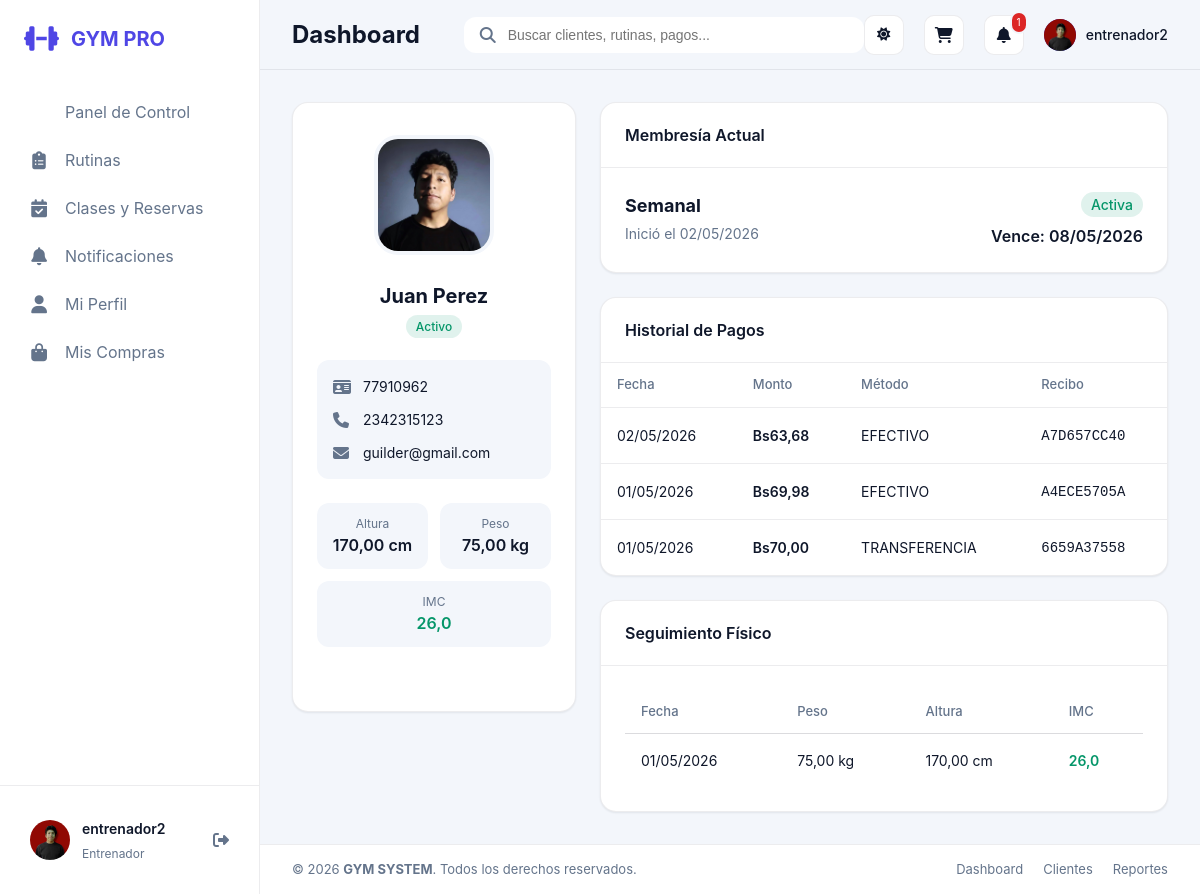
The app's page /clientes/detalle/2/ (signed in), older data.
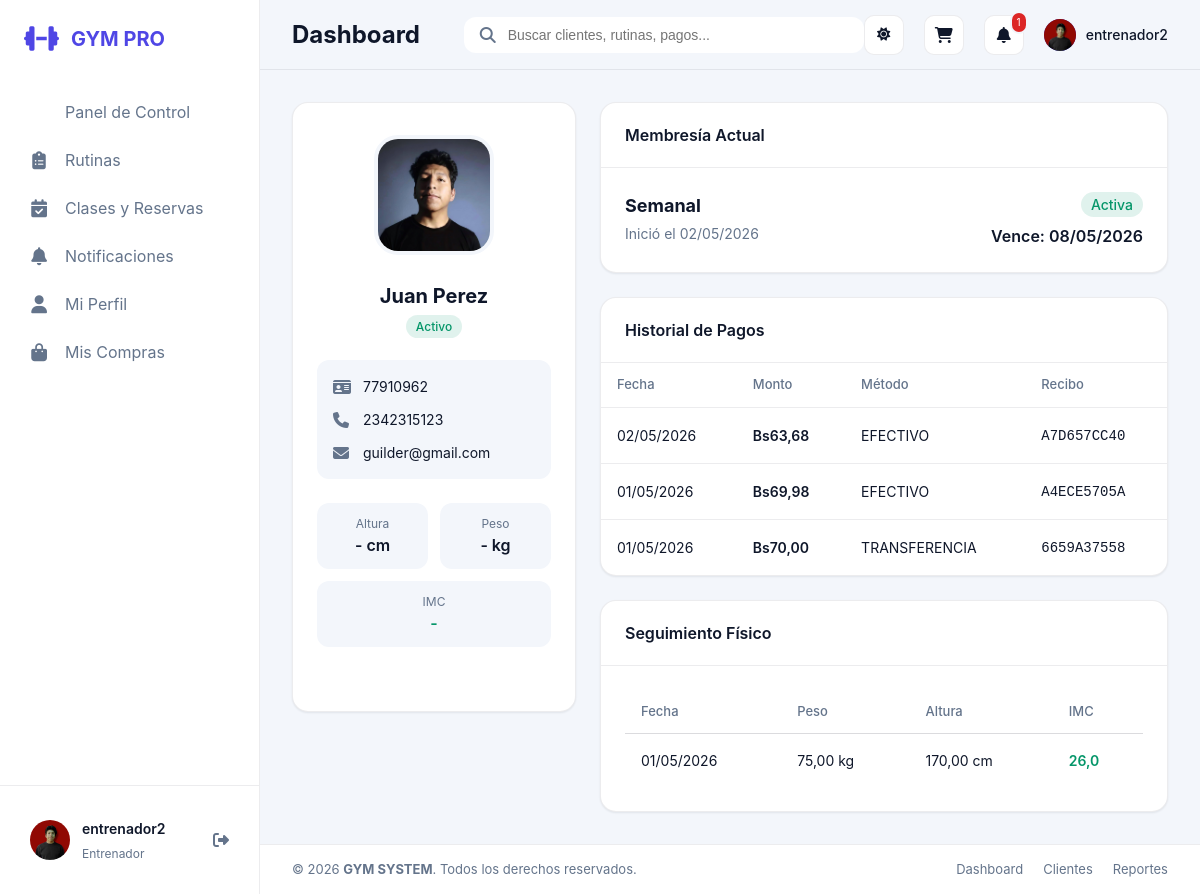
The same page, newer data.
### apps/clients/models.py (models this page shows, shortened)
class Client(models.Model):
    first_name = models.CharField(max_length=120)
    last_name = models.CharField(max_length=120)
    ci = models.CharField(max_length=40, unique=True)
    phone = models.CharField(max_length=40)
    email = models.EmailField(blank=True)
    profile_photo = models.ImageField(upload_to='clientes/', blank=True, null=True)
    join_date = models.DateField(default=timezone.now)
    is_active = models.BooleanField(default=True)
    height_cm = models.DecimalField(max_digits=5, decimal_places=2, blank=True, null=True)
    weight_kg = models.DecimalField(max_digits=5, decimal_places=2, blank=True, null=True)
    trainer = models.ForeignKey(Trainer, on_delete=models.SET_NULL, blank=True, null=True, related_name='clients')
    notes = models.TextField(blank=True)
    @property
    def full_name(self):
        return f'{self.first_name} {self.last_name}'
    @property
    def bmi(self):
        if self.height_cm and self.weight_kg:
            meters = self.height_cm / 100
            return round(self.weight_kg / (meters * meters), 1)
        return None

### apps/clients/views.py (the view)
# urls.py: path('detalle/<int:client_id>/', views.client_detail, name='client_detail'),
@role_required(UserProfile.ROLE_ADMIN, UserProfile.ROLE_RECEPTION, UserProfile.ROLE_TRAINER, UserProfile.ROLE_CLIENT)
def client_detail(request, client_id):
    client = get_object_or_404(_get_role_scoped_clients(request), id=client_id)
    memberships = client.memberships.all().order_by('-start_date')
    payments = client.payments.all().order_by('-date')
    physical_history = client.physical_history.all().order_by('-date')
    physical_history_rows = []
    for item in physical_history:
        bmi = None
        try:
            if item.height_cm and item.weight_kg:
                height_m = Decimal(item.height_cm) / Decimal('100')
                if height_m != 0:
                    bmi = round(Decimal(item.weight_kg) / (height_m * height_m), 1)
        except (InvalidOperation, ZeroDivisionError):
            bmi = None
        physical_history_rows.append({
            'item': item,
            'bmi': bmi,
        })
    context = {
        'client': client,
        'memberships': memberships,
        'payments': payments,
        'physical_history': physical_history,
        'physical_history_rows': physical_history_rows,
    }
    return render(request, 'clients/client_detail.html', context)

### apps/clients/views.py (called while the page is built)
def _get_role_scoped_clients(request):
    role = get_user_role(request.user)
    clients = Client.objects.all()
    if role == UserProfile.ROLE_TRAINER:
        trainer = get_linked_trainer(request.user)
        clients = clients.filter(trainer=trainer)
    elif role == UserProfile.ROLE_CLIENT:
        client = get_linked_client(request.user)
        clients = clients.filter(id=client.id if client else None)
    return clients

### apps/core/models.py (called while the page is built)
    @property
    def role_label(self):
        return self.get_role_display()

### apps/core/permissions.py (called while the page is built)
def get_user_profile(user):
    if not user or not user.is_authenticated:
        return None
    default_role = UserProfile.ROLE_ADMIN if user.is_superuser else UserProfile.ROLE_RECEPTION
    profile, _ = UserProfile.objects.get_or_create(
        user=user,
        defaults={'role': default_role},
    )
    if user.is_superuser and profile.role != UserProfile.ROLE_ADMIN:
        profile.role = UserProfile.ROLE_ADMIN
        profile.save(update_fields=['role'])
    return profile

def get_role_label(role):
    return ROLE_LABELS.get(role, 'Sin rol')

def get_linked_client(user):
    profile = get_user_profile(user)
    return profile.client if profile else None

### templates/clients/client_detail.html (shortened to what the changed rows need)
{% extends 'base.html' %}
{% block content %}
<div class="dashboard-grid" style="grid-template-columns: 1fr 2fr;">
    <div class="grid-left">
        <div class="card" style="text-align: center; padding: 32px 24px;">
            {% if client.profile_photo %}
            <img src="{{ client.profile_photo.url }}" style="width: 120px; height: 120px; border-radius: 24px; object-fit: cover; margin-bottom: 20px; border: 4px solid var(--bg-body);">
            {% else %}
            <img src="https://ui-avatars.com/api/?name={{ client.full_name }}&background=6366f1&color=fff&size=120" style="width: 120px; height: 120px; border-radius: 24px; margin-bottom: 20px;">
            {% endif %}
            <h3 style="font-size: 20px; margin-bottom: 4px;">{{ client.full_name }}</h3>
            <p style="color: var(--text-muted); font-size: 14px; margin-bottom: 24px;">
                {% if client.is_active %}
                <span class="badge-status status-active">Activo</span>
                {% else %}
                <span class="badge-status status-expired">Inactivo</span>
                {% endif %}
            </p>
            <div style="text-align: left; background: var(--bg-body); padding: 16px; border-radius: 12px; margin-bottom: 24px;">
                <div style="margin-bottom: 12px; display: flex; align-items: center; gap: 10px;">
                    <i class="fas fa-id-card" style="color: var(--text-muted); width: 20px;"></i>
                    <span style="font-size: 14px;">{{ client.ci }}</span>
                </div>
                <div style="margin-bottom: 12px; display: flex; align-items: center; gap: 10px;">
                    <i class="fas fa-phone" style="color: var(--text-muted); width: 20px;"></i>
                    <span style="font-size: 14px;">{{ client.phone }}</span>
                </div>
                <div style="display: flex; align-items: center; gap: 10px;">
                    <i class="fas fa-envelope" style="color: var(--text-muted); width: 20px;"></i>
                    <span style="font-size: 14px;">{{ client.email|default:"Sin email" }}</span>
                </div>
            </div>
            <div style="display: grid; grid-template-columns: 1fr 1fr; gap: 12px;">
                <div style="background: var(--bg-body); padding: 12px; border-radius: 12px;">
                    <span style="display: block; font-size: 12px; color: var(--text-muted);">Altura</span>
                    <span style="font-weight: 600;">{{ client.height_cm|default:"-" }} cm</span>
                </div>
                <div style="background: var(--bg-body); padding: 12px; border-radius: 12px;">
                    <span style="display: block; font-size: 12px; color: var(--text-muted);">Peso</span>
                    <span style="font-weight: 600;">{{ client.weight_kg|default:"-" }} kg</span>
                </div>
                <div style="background: var(--bg-body); padding: 12px; border-radius: 12px; grid-column: span 2;">
                    <span style="display: block; font-size: 12px; color: var(--text-muted);">IMC</span>
                    <span style="font-weight: 600; color: var(--color-success);">{{ client.bmi|default:"-" }}</span>
                </div>
            </div>
        </div>
    </div>
    <div class="grid-right">
        <div class="card" style="margin-bottom: 24px;">
            <div class="card-body" style="padding: 0;">
                <div class="table-container">
                    <table>
                        <thead>
                            <tr>
                                <th>Fecha</th>
                                <th>Monto</th>
                                <th>Método</th>
                                <th>Recibo</th>
                            </tr>
                        </thead>
                    </table>
                </div>
            </div>
        </div>
        <div class="card">
            <div class="card-body">
                <div class="table-container">
                    <table>
                        <thead>
                            <tr>
                                <th>Fecha</th>
                                <th>Peso</th>
                                <th>Altura</th>
                                <th>IMC</th>
                            </tr>
                        </thead>
                    </table>
                </div>
            </div>
        </div>
    </div>
</div>
{% endblock %}

Row changes from the older to the newer data that the page shows:
changed Client "Juan Perez": height_cm "170,00" → "-"; weight_kg "75,00" → "-"; bmi "26,0" → "-"
